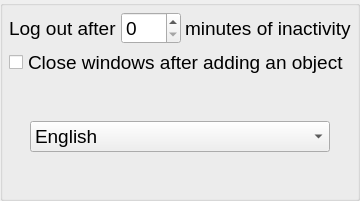
     <widget class="QWidget" name="tab_1">
      <attribute name="icon">
       <iconset resource="../../resources.qrc">
        <normaloff>:/PNG/IMG/settings.png</normaloff>:/PNG/IMG/settings.png</iconset>
      </attribute>
      <attribute name="title">
       <string>General</string>
      </attribute>
      <layout class="QGridLayout" name="gridLayout_2">
       <property name="leftMargin">
        <number>0</number>
       </property>
       <property name="topMargin">
        <number>0</number>
       </property>
       <property name="rightMargin">
        <number>0</number>
       </property>
       <property name="bottomMargin">
        <number>0</number>
       </property>
       <property name="spacing">
        <number>4</number>
       </property>
       <item row="0" column="0">
        <widget class="QGroupBox" name="groupBox">
         <property name="title">
          <string/>
         </property>
         <layout class="QGridLayout" name="gridLayout_20">
          <property name="leftMargin">
           <number>6</number>
          </property>
          <property name="topMargin">
           <number>6</number>
          </property>
          <property name="rightMargin">
           <number>6</number>
          </property>
          <property name="bottomMargin">
           <number>6</number>
          </property>
          <property name="spacing">
           <number>4</number>
          </property>
          <item row="3" column="0">
           <layout class="QGridLayout" name="gridLayout_3">
            <item row="0" column="0">
             <widget class="QComboBox" name="comboBox_language">
              <property name="minimumSize">
               <size>
                <width>0</width>
                <height>30</height>
               </size>
              </property>
              <property name="maximumSize">
               <size>
                <width>300</width>
                <height>16777215</height>
               </size>
              </property>
              <property name="font">
               <font>
                <pointsize>14</pointsize>
               </font>
              </property>
              <item>
               <property name="text">
                <string>English</string>
               </property>
               <property name="icon">
                <iconset resource="../../resources.qrc">
                 <normaloff>:/PNG/IMG/english.png</normaloff>:/PNG/IMG/english.png</iconset>
               </property>
              </item>
              <item>
               <property name="text">
                <string>Polski</string>
               </property>
               <property name="icon">
                <iconset resource="../../resources.qrc">
                 <normaloff>:/PNG/IMG/polish.png</normaloff>:/PNG/IMG/polish.png</iconset>
               </property>
              </item>
             </widget>
            </item>
           </layout>
          </item>
          <item row="4" column="0">
           <spacer name="verticalSpacer_4">
            <property name="orientation">
             <enum>Qt::Vertical</enum>
            </property>
            <property name="sizeHint" stdset="0">
             <size>
              <width>20</width>
              <height>40</height>
             </size>
            </property>
           </spacer>
          </item>
          <item row="0" column="0">
           <layout class="QGridLayout" name="gridLayout_4">
            <item row="0" column="2">
             <widget class="QLabel" name="label">
              <property name="font">
               <font>
                <pointsize>14</pointsize>
               </font>
              </property>
              <property name="text">
               <string>minutes of inactivity</string>
              </property>
             </widget>
            </item>
            <item row="0" column="1">
             <widget class="QSpinBox" name="spinBox_logout_time">
              <property name="sizePolicy">
               <sizepolicy hsizetype="Maximum" vsizetype="Fixed">
                <horstretch>0</horstretch>
                <verstretch>0</verstretch>
               </sizepolicy>
              </property>
              <property name="minimumSize">
               <size>
                <width>60</width>
                <height>0</height>
               </size>
              </property>
              <property name="font">
               <font>
                <pointsize>14</pointsize>
               </font>
              </property>
             </widget>
            </item>
            <item row="0" column="0">
             <widget class="QLabel" name="label_2">
              <property name="sizePolicy">
               <sizepolicy hsizetype="Maximum" vsizetype="Preferred">
                <horstretch>0</horstretch>
                <verstretch>0</verstretch>
               </sizepolicy>
              </property>
              <property name="font">
               <font>
                <pointsize>14</pointsize>
               </font>
              </property>
              <property name="text">
               <string>Log out after</string>
              </property>
             </widget>
            </item>
           </layout>
          </item>
          <item row="1" column="0">
           <widget class="QCheckBox" name="checkBox_autoclose">
            <property name="font">
             <font>
              <pointsize>14</pointsize>
             </font>
            </property>
            <property name="focusPolicy">
             <enum>Qt::ClickFocus</enum>
            </property>
            <property name="text">
             <string>Close windows after adding an object</string>
            </property>
           </widget>
          </item>
          <item row="2" column="0">
           <spacer name="verticalSpacer_5">
            <property name="orientation">
             <enum>Qt::Vertical</enum>
            </property>
            <property name="sizeHint" stdset="0">
             <size>
              <width>20</width>
              <height>40</height>
             </size>
            </property>
           </spacer>
          </item>
         </layout>
        </widget>
       </item>
      </layout>
     </widget>
